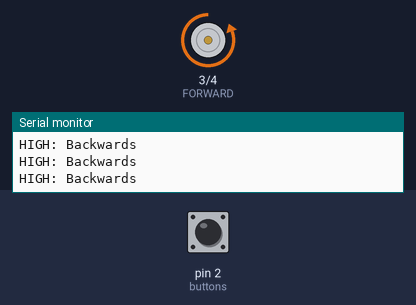
Recording of a sketch running on a simulated Arduino Uno, built with avr-gcc and run on an emulated ATmega328P. On the bench: motor-driver pin pairs drawn as motors (green arrow = first pin HIGH = forward, orange = second pin HIGH = backward, longer = more drive, scaled by the enable pin), the last lines printed to the serial monitor. The inputs (shaded band) are chosen by the test bench; at power-on: pin 2 (buttons) HIGH.

Above: at 1.3 s.
1.4 s: pin 2 (buttons) pulled LOW for 0.3 s
At 1.62 s:
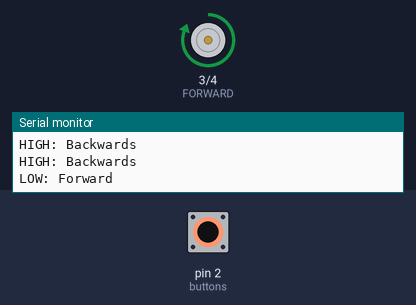
3.2 s: pin 2 (buttons) pulled LOW for 3.2 s
At 7.3 s:
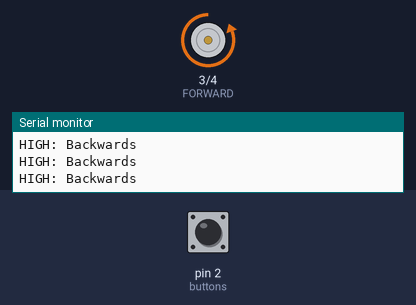
Timing chart, 0 to 8.8 s (numbered marks = the images above; inputs shaded):
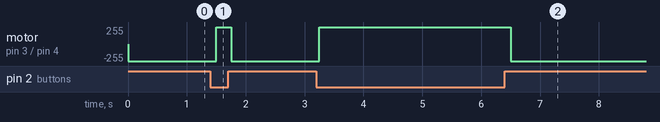

The sketch:

prototype.ino
```cpp
#define ENABLE 5
#define FORWARD 3
#define BACKWARD 4
int dir = 0; //temporary variable until we get the app running

void setup() {
  pinMode(ENABLE, OUTPUT);
  pinMode(FORWARD, OUTPUT);
  pinMode(BACKWARD, OUTPUT);
  pinMode(2, INPUT);
  Serial.begin(9600);
}

void loop() {
  // when we receive an input from the person (via a mobile app)
  dir = digitalRead(2); //for the prototype we will take the input from 2 buttons
  //if direction is 1 it is forward, 2 back, and the rest we will do later once we have built the car :)
  if (dir == LOW) {
    //forward. for the prototype we will use button not pressed as forwards and pressed as backwards
    Serial.println("LOW: Forward");
    digitalWrite(ENABLE,LOW);
    digitalWrite(ENABLE,HIGH); //will change to PWM once we get a 6V battery
    digitalWrite(FORWARD,HIGH); //we will do this so that it gradually increases its speed
    digitalWrite(BACKWARD,LOW);
    delay(250);
  }
  else {//backwards
    Serial.println("HIGH: Backwards");
    digitalWrite(ENABLE,LOW);
    digitalWrite(ENABLE,HIGH);
    digitalWrite(FORWARD,LOW);
    digitalWrite(BACKWARD,HIGH);
    delay(250);
  }

}
```

Measured:
- after the input at 1.4 s, motor on pin 3 (FORWARD) / pin 4 (BACKWARD): backward 255/255 → forward 255/255 after 0.10 s, → backward 255/255 0.25 s later
- after the input at 3.2 s, motor on pin 3 (FORWARD) / pin 4 (BACKWARD): backward 255/255 → forward 255/255 after 0.05 s, → backward 255/255 3.3 s later
